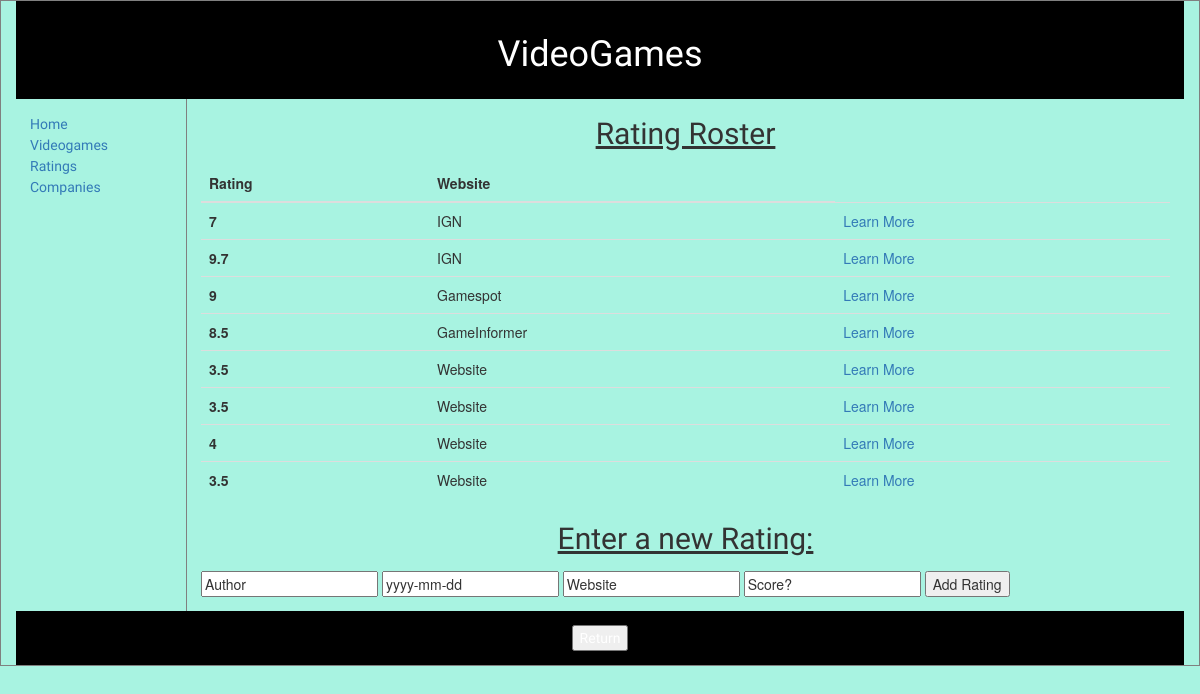
/?controller=rating&action=index, run on the app's committed database.
### tables this page shows
CREATE TABLE `rating` (
  `id` int(11) NOT NULL AUTO_INCREMENT,
  `author` varchar(45) DEFAULT NULL,
  `date` date NOT NULL,
  `website` varchar(45) NOT NULL,
  `rating` float NOT NULL,
  PRIMARY KEY (`id`)
);

### index.php (called while the page is built, shortened)
<?php
if (isset($_GET['controller']) && isset($_GET['action']))
{
    $controller = $_GET['controller'];
    $action = $_GET['action'];
}
else
{
    $controller = 'main';
    $action = 'home';
}
require_once ('views/layout.php');
?>

### app/Controllers/RatingController.php (called while the page is built, shortened)
<?php
class RatingController
{
	public function index()
	{
		$ratings = Rating::all();
		$view = new Renderer('views/rating/');
		$view->ratings = $ratings;
		$view->render('index.php');
	}
}

### app/Database/DB.php (called while the page is built, shortened)
<?php
class DB
{
	private static $instance = null;
	public static function instance()
	{
		if (self::$instance === null)
		{
			$opt  = array(
					\PDO::ATTR_ERRMODE            => \PDO::ERRMODE_EXCEPTION,
					\PDO::ATTR_DEFAULT_FETCH_MODE => \PDO::FETCH_ASSOC,
					\PDO::ATTR_EMULATE_PREPARES   => FALSE,
			);
			$dsn = 'mysql:host='.DB_HOST.';dbname='.DB_NAME.';port='.DB_PORT.';charset='.DB_CHAR;
			self::$instance = new \PDO($dsn, DB_USER, DB_PASS, $opt);
		}
		return self::$instance;
	}
	public static function __callStatic($method, $args)
	{
		return call_user_func_array(array(self::instance(), $method), $args);
	}
}

### app/Models/Rating.php (called while the page is built, shortened)
<?php
class Rating
{
	public function __construct($id,$author,$date,$website,$rating)
	{
		$this->id = $id;
		$this->website = $website;
		$this->rating = $rating;
	}
	public static function all()
	{
		$list = [];
		$db = DB::prepare('SELECT * FROM rating');
		$db->execute();
		foreach($db->fetchAll() as $rating){
			$list[] = new Rating($rating['id'],$rating['author'],$rating['date'],$rating['website'],$rating['rating']);
		}
		return $list;
	}
}

### views/rating/index.php (the view, shortened to what this page needs)
<link rel="stylesheet" href="//maxcdn.bootstrapcdn.com/bootstrap/3.3.1/css/bootstrap.min.css"/>
<body>
	<p><u>Rating Roster</u></p>
	<table class="table table-hover">
		<thead>
			<tr>
				<th>Rating</th>
				<th>Website</th>
			</tr>
		</thead>
		<tbody>
			<?php foreach($this->ratings as $rating) { ?>
			<tr>
				<th scope="row"><?php echo $rating->rating;?></th>
				<td><?php echo $rating->website;?></td>
				<td><a href='?controller=rating&action=show&id=<?php echo $rating->id?>'>Learn More</a></td>
			</tr>
			<?php } ?>
		</tbody>
</table>
<p><u>Enter a new Rating: </u></p>
<form action='?controller=rating&action=create' method="post">
	<input type="text" name="author" value="Author"/>
	<input type="text" name="date" value="yyyy-mm-dd"/>
	<input type="text" name="website" value="Website"/>
	<input type="text" name="rating" value="Score?"/>
	<input type="submit" value="Add Rating"/>
</form>

### views/layout.php (shortened to what this page needs)
<!DOCTYPE html>
<html>
	<head>
	</head>
	<body>
		<div class="container">
			<header>
				<h1> VideoGames </h1>
			</header>
			<nav>
				<ul>
					<li><a href='/index.php'>Home</a></li>
					<li><a href='?controller=videogames&action=index'>Videogames</a></li>
					<li><a href='?controller=rating&action=index'>Ratings</a></li>
					<li><a href='?controller=companies&action=index'>Companies</a></li>
				</ul>
			</nav>
			<article>
				<?php require_once('routes.php'); ?>
			</article>
			<footer>
				<input type="button" value="Return" onClick="history.go(-1);"/>
			</footer>
		</div>
	</body>
</html>

### routes.php (shortened to what this page needs)
<?php
  function route($controller, $action) {
    switch($controller) {
      case 'rating':
	$controller = new App\Controllers\RatingController();
	break;
    }
    $controller->{ $action }();
  }
  $controllers = array('main' => ['home', 'error'],
                       'companies' => ['index','show','create','update','delete'],
			'rating' => ['index','show','create','update','delete'],
			'videogames' => ['index','show','create','update','delete']);
  if (array_key_exists($controller, $controllers)) {
    if (in_array($action, $controllers[$controller])) {
      route($controller, $action);
    } else {
      route('main', 'error');
    }
  } else {
    route('main', 'error');
  }
?>

### app/Renderer.php (shortened to what this page needs)
<?php
class Renderer
{
    private $myTemplateDir = 'views/';
    private $myData = array();
    public function __construct($templateDir = null)
    {
        if ($templateDir !== null) {
            $this->myTemplateDir = $templateDir;
        }
    }
    public function render($templateFile)
    {
        if (file_exists($this->myTemplateDir . $templateFile)) {
            include $this->myTemplateDir . $templateFile;
        } else {
            throw new Exception('no template file ' . $templateFile . ' present in directory ' . $this->myTemplateDir);
        }
    }
    public function __set($name, $value)
    {
        $this->myData[$name] = $value;
    }
    public function __get($name)
    {
        return $this->myData[$name];
    }
}

### views/layout.php (style rules this page uses)
div.container { width: 100%; border: 1px solid gray; }
header, footer { padding: 1em; color: white; background-color: black; clear: left; text-align: center; font-family: Revalia; }
nav { float: left; max-width: 160px; margin: 0; padding: 1em; }
nav ul { list-style-type: none; padding: 0; }
nav ul a { font-family: Revalia; }
article { margin-left: 170px; border-left: 1px solid gray; padding: 1em; overflow: hidden; }
body { background-color: #A8F3E1; }

### views/rating/index.php (style rules this page uses)
p { font-family: Acme; font-size: 30px; text-align: center; }
body { background-color: #A8F3E1; }

### data on the page
rating: rating "7", website "IGN"
rating: rating "9.7", website "IGN"
rating: rating "9", website "Gamespot"
rating: rating "8.5", website "GameInformer"
rating: rating "3.5", website "Website"
rating: rating "3.5", website "Website"
rating: rating "4", website "Website"
rating: rating "3.5", website "Website"
